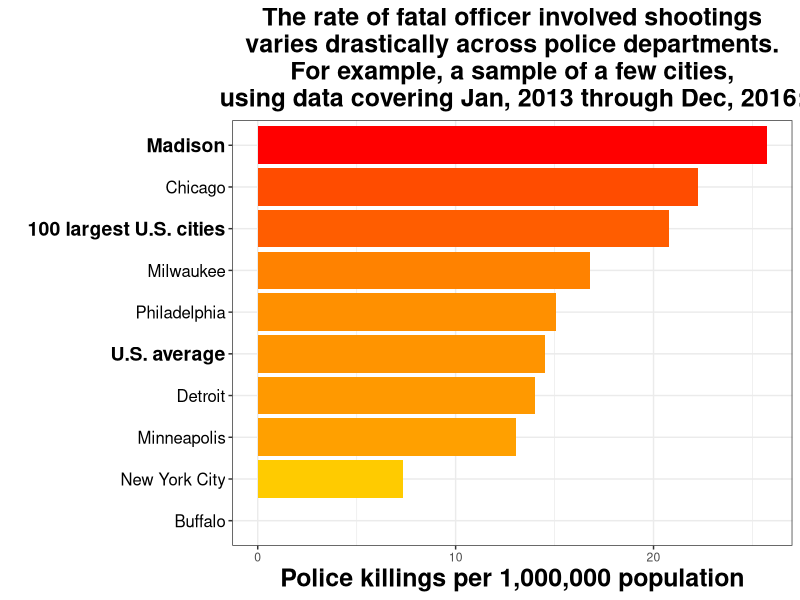

Generate this figure with R:
library(ggplot2, ggthemes)

killings <- data.frame(
  City = c(
    "Madison",
    "Chicago",
    "100 largest U.S. cities",
    "Milwaukee",
    "Philadelphia",
    "U.S. average",
    "Detroit",
    "Minneapolis",
    "New York City",
    "Buffalo"),
  
  Police.killings = c(
    25.73,
    22.26,
    20.79, 
    16.81, 
    15.07,
    14.54,
    14.01,
    13.07,
    7.34,
    0)
)

svg(filename="C:\\Users\\Jackson\\Shared\\attacus2017\\images\\madison\\madison-police-killings-2016.svg")

ggplot(killings, aes(x=reorder(City, Police.killings), y=Police.killings, fill=Police.killings)
) + geom_col(
) + coord_flip(
) + theme_bw(
) + scale_fill_gradient(low = "yellow", high = "red"
) + theme(
  axis.text.y =
    element_text(
        color = "black"
      , face = c("plain", "plain", "plain", "plain", "bold", "plain", "plain", "bold", "plain", "bold")
      , size = c(12, 12, 12, 12, 14, 12, 12, 14, 12, 14)
  ), axis.title.x = element_text(face = "bold", size = 18)
   , plot.title = element_text(face = "bold", size = 18, hjust = 0.5)
) + labs(x = "", y = "Police killings per 1,000,000 population"
) + guides(fill = FALSE
) + ggtitle(paste(sep = "\n"
  ,"The rate of fatal officer involved shootings"
  ,"varies drastically across police departments."
  ,"For example, a sample of a few cities,"
  ,"using data covering Jan, 2013 through Dec, 2016:"
))

dev.off()
